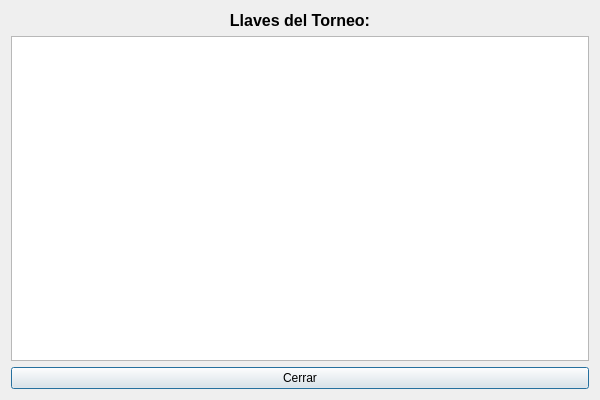
<?xml version="1.0" encoding="UTF-8"?>
<ui version="4.0">
 <class>VentanaArbol</class>
 <widget class="QDialog" name="VentanaArbol">
  <property name="geometry">
   <rect>
    <x>0</x>
    <y>0</y>
    <width>600</width>
    <height>400</height>
   </rect>
  </property>
  <property name="windowTitle">
   <string>Árbol de Eliminación</string>
  </property>
  <layout class="QVBoxLayout" name="verticalLayout">
   <item>
    <widget class="QLabel" name="lblTitulo">
     <property name="text">
      <string>Llaves del Torneo:</string>
     </property>
     <property name="alignment">
      <set>Qt::AlignHCenter</set>
     </property>
     <property name="font">
      <font>
       <pointsize>12</pointsize>
       <weight>75</weight>
       <bold>true</bold>
      </font>
     </property>
    </widget>
   </item>
   <item>
    <widget class="QTextEdit" name="txtArbol">
     <property name="readOnly">
      <bool>true</bool>
     </property>
     <property name="font">
      <font>
       <family>Courier New</family>
      </font>
     </property>
    </widget>
   </item>
   <item>
    <widget class="QPushButton" name="btnCerrar">
     <property name="text">
      <string>Cerrar</string>
     </property>
    </widget>
   </item>
  </layout>
 </widget>
 <resources/>
 <connections/>
</ui>
